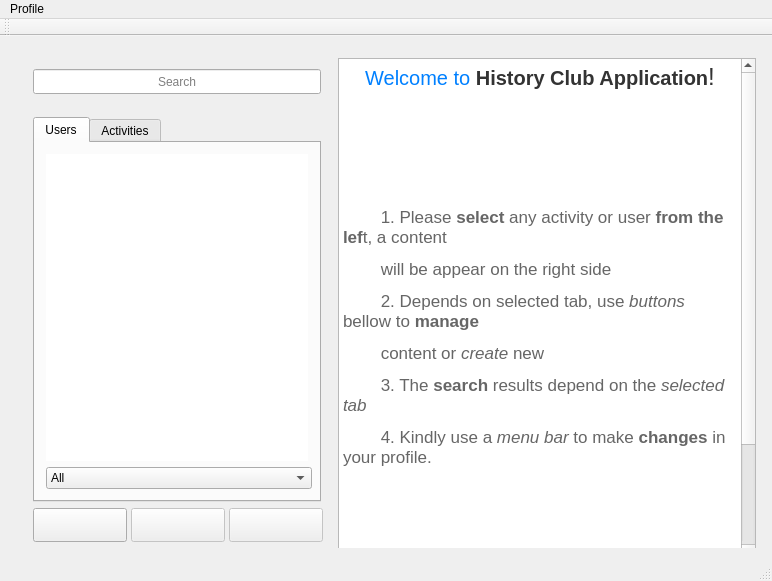
<?xml version="1.0" encoding="UTF-8"?>
<ui version="4.0">
 <class>MainWindow</class>
 <widget class="QMainWindow" name="MainWindow">
  <property name="windowModality">
   <enum>Qt::WindowModal</enum>
  </property>
  <property name="geometry">
   <rect>
    <x>0</x>
    <y>0</y>
    <width>772</width>
    <height>581</height>
   </rect>
  </property>
  <property name="sizePolicy">
   <sizepolicy hsizetype="Expanding" vsizetype="Expanding">
    <horstretch>0</horstretch>
    <verstretch>0</verstretch>
   </sizepolicy>
  </property>
  <property name="minimumSize">
   <size>
    <width>762</width>
    <height>565</height>
   </size>
  </property>
  <property name="focusPolicy">
   <enum>Qt::NoFocus</enum>
  </property>
  <property name="windowTitle">
   <string>History Club</string>
  </property>
  <property name="windowIcon">
   <iconset resource="resource.qrc">
    <normaloff>:/new/logos/images/Logo.png</normaloff>:/new/logos/images/Logo.png</iconset>
  </property>
  <property name="toolButtonStyle">
   <enum>Qt::ToolButtonIconOnly</enum>
  </property>
  <property name="documentMode">
   <bool>true</bool>
  </property>
  <property name="tabShape">
   <enum>QTabWidget::Rounded</enum>
  </property>
  <property name="dockNestingEnabled">
   <bool>true</bool>
  </property>
  <property name="dockOptions">
   <set>QMainWindow::AllowNestedDocks|QMainWindow::AllowTabbedDocks|QMainWindow::AnimatedDocks|QMainWindow::ForceTabbedDocks|QMainWindow::VerticalTabs</set>
  </property>
  <property name="unifiedTitleAndToolBarOnMac">
   <bool>true</bool>
  </property>
  <widget class="QWidget" name="centralWidget">
   <layout class="QHBoxLayout" name="horizontalLayout_3">
    <item>
     <widget class="QFrame" name="frame_2">
      <property name="sizePolicy">
       <sizepolicy hsizetype="Expanding" vsizetype="Expanding">
        <horstretch>0</horstretch>
        <verstretch>0</verstretch>
       </sizepolicy>
      </property>
      <property name="minimumSize">
       <size>
        <width>418</width>
        <height>501</height>
       </size>
      </property>
      <property name="frameShape">
       <enum>QFrame::NoFrame</enum>
      </property>
      <property name="frameShadow">
       <enum>QFrame::Raised</enum>
      </property>
      <layout class="QHBoxLayout" name="horizontalLayout_4">
       <item>
        <widget class="QFrame" name="frame">
         <property name="enabled">
          <bool>true</bool>
         </property>
         <property name="sizePolicy">
          <sizepolicy hsizetype="Expanding" vsizetype="Expanding">
           <horstretch>0</horstretch>
           <verstretch>0</verstretch>
          </sizepolicy>
         </property>
         <property name="minimumSize">
          <size>
           <width>310</width>
           <height>495</height>
          </size>
         </property>
         <property name="maximumSize">
          <size>
           <width>384</width>
           <height>16777215</height>
          </size>
         </property>
         <property name="layoutDirection">
          <enum>Qt::LeftToRight</enum>
         </property>
         <property name="frameShape">
          <enum>QFrame::NoFrame</enum>
         </property>
         <property name="frameShadow">
          <enum>QFrame::Plain</enum>
         </property>
         <property name="lineWidth">
          <number>1</number>
         </property>
         <layout class="QVBoxLayout" name="verticalLayout">
          <item>
           <widget class="QLineEdit" name="searchBox">
            <property name="enabled">
             <bool>true</bool>
            </property>
            <property name="sizePolicy">
             <sizepolicy hsizetype="Minimum" vsizetype="Fixed">
              <horstretch>0</horstretch>
              <verstretch>0</verstretch>
             </sizepolicy>
            </property>
            <property name="minimumSize">
             <size>
              <width>0</width>
              <height>25</height>
             </size>
            </property>
            <property name="focusPolicy">
             <enum>Qt::ClickFocus</enum>
            </property>
            <property name="inputMask">
             <string/>
            </property>
            <property name="frame">
             <bool>true</bool>
            </property>
            <property name="alignment">
             <set>Qt::AlignCenter</set>
            </property>
            <property name="placeholderText">
             <string>Search</string>
            </property>
            <property name="cursorMoveStyle">
             <enum>Qt::VisualMoveStyle</enum>
            </property>
            <property name="clearButtonEnabled">
             <bool>true</bool>
            </property>
           </widget>
          </item>
          <item>
           <spacer name="verticalSpacer">
            <property name="orientation">
             <enum>Qt::Vertical</enum>
            </property>
            <property name="sizeType">
             <enum>QSizePolicy::Fixed</enum>
            </property>
            <property name="sizeHint" stdset="0">
             <size>
              <width>17</width>
              <height>17</height>
             </size>
            </property>
           </spacer>
          </item>
          <item>
           <widget class="QTabWidget" name="tabWidget">
            <property name="sizePolicy">
             <sizepolicy hsizetype="Expanding" vsizetype="Expanding">
              <horstretch>0</horstretch>
              <verstretch>0</verstretch>
             </sizepolicy>
            </property>
            <property name="minimumSize">
             <size>
              <width>285</width>
              <height>366</height>
             </size>
            </property>
            <property name="tabPosition">
             <enum>QTabWidget::North</enum>
            </property>
            <property name="tabShape">
             <enum>QTabWidget::Rounded</enum>
            </property>
            <property name="currentIndex">
             <number>0</number>
            </property>
            <property name="elideMode">
             <enum>Qt::ElideMiddle</enum>
            </property>
            <property name="tabsClosable">
             <bool>false</bool>
            </property>
            <property name="movable">
             <bool>false</bool>
            </property>
            <property name="tabBarAutoHide">
             <bool>false</bool>
            </property>
            <widget class="QWidget" name="Users">
             <property name="sizePolicy">
              <sizepolicy hsizetype="Expanding" vsizetype="Fixed">
               <horstretch>0</horstretch>
               <verstretch>0</verstretch>
              </sizepolicy>
             </property>
             <attribute name="title">
              <string>Users</string>
             </attribute>
             <layout class="QVBoxLayout" name="verticalLayout_3">
              <item>
               <widget class="QListView" name="usersList">
                <property name="sizePolicy">
                 <sizepolicy hsizetype="Expanding" vsizetype="Expanding">
                  <horstretch>0</horstretch>
                  <verstretch>0</verstretch>
                 </sizepolicy>
                </property>
                <property name="minimumSize">
                 <size>
                  <width>234</width>
                  <height>275</height>
                 </size>
                </property>
                <property name="focusPolicy">
                 <enum>Qt::ClickFocus</enum>
                </property>
                <property name="layoutDirection">
                 <enum>Qt::LeftToRight</enum>
                </property>
                <property name="autoFillBackground">
                 <bool>false</bool>
                </property>
                <property name="frameShape">
                 <enum>QFrame::NoFrame</enum>
                </property>
                <property name="lineWidth">
                 <number>0</number>
                </property>
                <property name="midLineWidth">
                 <number>0</number>
                </property>
                <property name="autoScroll">
                 <bool>true</bool>
                </property>
                <property name="autoScrollMargin">
                 <number>18</number>
                </property>
                <property name="editTriggers">
                 <set>QAbstractItemView::NoEditTriggers</set>
                </property>
                <property name="tabKeyNavigation">
                 <bool>true</bool>
                </property>
                <property name="showDropIndicator" stdset="0">
                 <bool>true</bool>
                </property>
                <property name="dragEnabled">
                 <bool>false</bool>
                </property>
                <property name="dragDropMode">
                 <enum>QAbstractItemView::DragDrop</enum>
                </property>
                <property name="alternatingRowColors">
                 <bool>true</bool>
                </property>
                <property name="selectionMode">
                 <enum>QAbstractItemView::SingleSelection</enum>
                </property>
                <property name="selectionBehavior">
                 <enum>QAbstractItemView::SelectItems</enum>
                </property>
                <property name="iconSize">
                 <size>
                  <width>32</width>
                  <height>32</height>
                 </size>
                </property>
                <property name="textElideMode">
                 <enum>Qt::ElideNone</enum>
                </property>
                <property name="verticalScrollMode">
                 <enum>QAbstractItemView::ScrollPerPixel</enum>
                </property>
                <property name="horizontalScrollMode">
                 <enum>QAbstractItemView::ScrollPerItem</enum>
                </property>
                <property name="movement">
                 <enum>QListView::Free</enum>
                </property>
                <property name="flow">
                 <enum>QListView::TopToBottom</enum>
                </property>
                <property name="isWrapping" stdset="0">
                 <bool>false</bool>
                </property>
                <property name="resizeMode">
                 <enum>QListView::Adjust</enum>
                </property>
                <property name="layoutMode">
                 <enum>QListView::SinglePass</enum>
                </property>
                <property name="spacing">
                 <number>0</number>
                </property>
                <property name="gridSize">
                 <size>
                  <width>32</width>
                  <height>32</height>
                 </size>
                </property>
                <property name="viewMode">
                 <enum>QListView::ListMode</enum>
                </property>
                <property name="modelColumn">
                 <number>0</number>
                </property>
                <property name="uniformItemSizes">
                 <bool>true</bool>
                </property>
                <property name="wordWrap">
                 <bool>false</bool>
                </property>
                <property name="selectionRectVisible">
                 <bool>true</bool>
                </property>
               </widget>
              </item>
              <item>
               <widget class="QComboBox" name="userTypesComboBox">
                <property name="sizePolicy">
                 <sizepolicy hsizetype="Preferred" vsizetype="Fixed">
                  <horstretch>0</horstretch>
                  <verstretch>0</verstretch>
                 </sizepolicy>
                </property>
                <property name="minimumSize">
                 <size>
                  <width>266</width>
                  <height>0</height>
                 </size>
                </property>
                <property name="maxVisibleItems">
                 <number>2</number>
                </property>
                <property name="insertPolicy">
                 <enum>QComboBox::NoInsert</enum>
                </property>
                <property name="sizeAdjustPolicy">
                 <enum>QComboBox::AdjustToMinimumContentsLength</enum>
                </property>
                <property name="frame">
                 <bool>true</bool>
                </property>
                <item>
                 <property name="text">
                  <string>All</string>
                 </property>
                </item>
                <item>
                 <property name="text">
                  <string>Teachers</string>
                 </property>
                </item>
                <item>
                 <property name="text">
                  <string>Staff</string>
                 </property>
                </item>
               </widget>
              </item>
             </layout>
            </widget>
            <widget class="QWidget" name="Activities">
             <property name="sizePolicy">
              <sizepolicy hsizetype="Fixed" vsizetype="Expanding">
               <horstretch>0</horstretch>
               <verstretch>0</verstretch>
              </sizepolicy>
             </property>
             <attribute name="title">
              <string>Activities</string>
             </attribute>
             <layout class="QVBoxLayout" name="verticalLayout_4">
              <item>
               <widget class="QListView" name="activitiesList">
                <property name="sizePolicy">
                 <sizepolicy hsizetype="Preferred" vsizetype="Preferred">
                  <horstretch>0</horstretch>
                  <verstretch>0</verstretch>
                 </sizepolicy>
                </property>
                <property name="font">
                 <font>
                  <pointsize>13</pointsize>
                 </font>
                </property>
                <property name="cursor" stdset="0">
                 <cursorShape>PointingHandCursor</cursorShape>
                </property>
                <property name="focusPolicy">
                 <enum>Qt::ClickFocus</enum>
                </property>
                <property name="layoutDirection">
                 <enum>Qt::LeftToRight</enum>
                </property>
                <property name="autoFillBackground">
                 <bool>false</bool>
                </property>
                <property name="frameShape">
                 <enum>QFrame::NoFrame</enum>
                </property>
                <property name="lineWidth">
                 <number>0</number>
                </property>
                <property name="midLineWidth">
                 <number>0</number>
                </property>
                <property name="autoScroll">
                 <bool>true</bool>
                </property>
                <property name="autoScrollMargin">
                 <number>16</number>
                </property>
                <property name="editTriggers">
                 <set>QAbstractItemView::NoEditTriggers</set>
                </property>
                <property name="tabKeyNavigation">
                 <bool>true</bool>
                </property>
                <property name="showDropIndicator" stdset="0">
                 <bool>true</bool>
                </property>
                <property name="dragEnabled">
                 <bool>false</bool>
                </property>
                <property name="dragDropMode">
                 <enum>QAbstractItemView::DragDrop</enum>
                </property>
                <property name="alternatingRowColors">
                 <bool>true</bool>
                </property>
                <property name="selectionMode">
                 <enum>QAbstractItemView::SingleSelection</enum>
                </property>
                <property name="selectionBehavior">
                 <enum>QAbstractItemView::SelectItems</enum>
                </property>
                <property name="iconSize">
                 <size>
                  <width>32</width>
                  <height>32</height>
                 </size>
                </property>
                <property name="textElideMode">
                 <enum>Qt::ElideRight</enum>
                </property>
                <property name="verticalScrollMode">
                 <enum>QAbstractItemView::ScrollPerPixel</enum>
                </property>
                <property name="horizontalScrollMode">
                 <enum>QAbstractItemView::ScrollPerItem</enum>
                </property>
                <property name="movement">
                 <enum>QListView::Free</enum>
                </property>
                <property name="flow">
                 <enum>QListView::TopToBottom</enum>
                </property>
                <property name="isWrapping" stdset="0">
                 <bool>false</bool>
                </property>
                <property name="resizeMode">
                 <enum>QListView::Adjust</enum>
                </property>
                <property name="layoutMode">
                 <enum>QListView::SinglePass</enum>
                </property>
                <property name="spacing">
                 <number>0</number>
                </property>
                <property name="gridSize">
                 <size>
                  <width>25</width>
                  <height>25</height>
                 </size>
                </property>
                <property name="viewMode">
                 <enum>QListView::ListMode</enum>
                </property>
                <property name="modelColumn">
                 <number>0</number>
                </property>
                <property name="uniformItemSizes">
                 <bool>true</bool>
                </property>
                <property name="wordWrap">
                 <bool>false</bool>
                </property>
                <property name="selectionRectVisible">
                 <bool>true</bool>
                </property>
               </widget>
              </item>
              <item>
               <widget class="QComboBox" name="activityTypesComboBox">
                <property name="sizePolicy">
                 <sizepolicy hsizetype="MinimumExpanding" vsizetype="Fixed">
                  <horstretch>0</horstretch>
                  <verstretch>0</verstretch>
                 </sizepolicy>
                </property>
                <property name="minimumSize">
                 <size>
                  <width>35</width>
                  <height>26</height>
                 </size>
                </property>
                <property name="maxVisibleItems">
                 <number>2</number>
                </property>
                <property name="insertPolicy">
                 <enum>QComboBox::NoInsert</enum>
                </property>
                <property name="sizeAdjustPolicy">
                 <enum>QComboBox::AdjustToMinimumContentsLength</enum>
                </property>
                <property name="frame">
                 <bool>true</bool>
                </property>
                <item>
                 <property name="text">
                  <string>All</string>
                 </property>
                </item>
                <item>
                 <property name="text">
                  <string>Assigned</string>
                 </property>
                </item>
                <item>
                 <property name="text">
                  <string>Unsigned</string>
                 </property>
                </item>
               </widget>
              </item>
             </layout>
            </widget>
           </widget>
          </item>
          <item>
           <layout class="QHBoxLayout" name="horizontalLayout">
            <item>
             <widget class="QPushButton" name="createButton">
              <property name="sizePolicy">
               <sizepolicy hsizetype="Fixed" vsizetype="Fixed">
                <horstretch>0</horstretch>
                <verstretch>0</verstretch>
               </sizepolicy>
              </property>
              <property name="minimumSize">
               <size>
                <width>94</width>
                <height>34</height>
               </size>
              </property>
              <property name="focusPolicy">
               <enum>Qt::ClickFocus</enum>
              </property>
              <property name="text">
               <string/>
              </property>
              <property name="icon">
               <iconset resource="resource.qrc">
                <normaloff>:/new/button icon/images/Add.png</normaloff>:/new/button icon/images/Add.png</iconset>
              </property>
              <property name="iconSize">
               <size>
                <width>16</width>
                <height>16</height>
               </size>
              </property>
              <property name="flat">
               <bool>false</bool>
              </property>
             </widget>
            </item>
            <item>
             <widget class="QPushButton" name="editButton">
              <property name="enabled">
               <bool>false</bool>
              </property>
              <property name="sizePolicy">
               <sizepolicy hsizetype="Fixed" vsizetype="Fixed">
                <horstretch>0</horstretch>
                <verstretch>0</verstretch>
               </sizepolicy>
              </property>
              <property name="minimumSize">
               <size>
                <width>94</width>
                <height>34</height>
               </size>
              </property>
              <property name="focusPolicy">
               <enum>Qt::ClickFocus</enum>
              </property>
              <property name="text">
               <string/>
              </property>
              <property name="icon">
               <iconset resource="resource.qrc">
                <normaloff>:/new/button icon/images/Edit.png</normaloff>:/new/button icon/images/Edit.png</iconset>
              </property>
              <property name="iconSize">
               <size>
                <width>16</width>
                <height>16</height>
               </size>
              </property>
              <property name="flat">
               <bool>false</bool>
              </property>
             </widget>
            </item>
            <item>
             <widget class="QPushButton" name="deleteButton">
              <property name="enabled">
               <bool>false</bool>
              </property>
              <property name="sizePolicy">
               <sizepolicy hsizetype="Fixed" vsizetype="Fixed">
                <horstretch>0</horstretch>
                <verstretch>0</verstretch>
               </sizepolicy>
              </property>
              <property name="minimumSize">
               <size>
                <width>94</width>
                <height>34</height>
               </size>
              </property>
              <property name="focusPolicy">
               <enum>Qt::ClickFocus</enum>
              </property>
              <property name="text">
               <string/>
              </property>
              <property name="icon">
               <iconset resource="resource.qrc">
                <normaloff>:/new/button icon/images/Delete.png</normaloff>:/new/button icon/images/Delete.png</iconset>
              </property>
              <property name="iconSize">
               <size>
                <width>16</width>
                <height>16</height>
               </size>
              </property>
              <property name="flat">
               <bool>false</bool>
              </property>
             </widget>
            </item>
           </layout>
          </item>
         </layout>
        </widget>
       </item>
       <item>
        <widget class="QTextBrowser" name="preview">
         <property name="minimumSize">
          <size>
           <width>418</width>
           <height>501</height>
          </size>
         </property>
         <property name="frameShape">
          <enum>QFrame::StyledPanel</enum>
         </property>
         <property name="documentTitle">
          <string/>
         </property>
         <property name="html">
          <string>&lt;!DOCTYPE HTML PUBLIC &quot;-//W3C//DTD HTML 4.0//EN&quot; &quot;http://www.w3.org/TR/REC-html40/strict.dtd&quot;&gt;
&lt;html&gt;&lt;head&gt;&lt;meta name=&quot;qrichtext&quot; content=&quot;1&quot; /&gt;&lt;style type=&quot;text/css&quot;&gt;
p, li { white-space: pre-wrap; }
&lt;/style&gt;&lt;/head&gt;&lt;body style=&quot; font-family:'.Helvetica Neue DeskInterface'; font-size:13pt; font-weight:400; font-style:normal;&quot;&gt;
&lt;p align=&quot;center&quot; style=&quot; margin-top:12px; margin-bottom:12px; margin-left:0px; margin-right:0px; -qt-block-indent:0; text-indent:0px;&quot;&gt;&lt;span style=&quot; font-size:15pt; color:#0080ff;&quot;&gt;Welcome to &lt;/span&gt;&lt;span style=&quot; font-size:15pt; font-weight:600; color:#333333;&quot;&gt;History Club Application&lt;/span&gt;&lt;span style=&quot; font-size:18pt; color:#333333;&quot;&gt;!&lt;/span&gt;&lt;/p&gt;
&lt;p align=&quot;center&quot; style=&quot; margin-top:12px; margin-bottom:12px; margin-left:0px; margin-right:0px; -qt-block-indent:0; text-indent:0px;&quot;&gt;&lt;br /&gt;&lt;/p&gt;
&lt;p align=&quot;center&quot; style=&quot; margin-top:12px; margin-bottom:12px; margin-left:0px; margin-right:0px; -qt-block-indent:0; text-indent:0px;&quot;&gt;&lt;br /&gt;&lt;/p&gt;
&lt;p style=&quot; margin-top:12px; margin-bottom:12px; margin-left:0px; margin-right:0px; -qt-block-indent:0; text-indent:0px;&quot;&gt;&lt;span style=&quot; font-family:'Lora'; color:#666666;&quot;&gt;        1. Please &lt;/span&gt;&lt;span style=&quot; font-family:'Lora'; font-weight:600; color:#666666;&quot;&gt;select&lt;/span&gt;&lt;span style=&quot; font-family:'Lora'; color:#666666;&quot;&gt; any activity or user &lt;/span&gt;&lt;span style=&quot; font-family:'Lora'; font-weight:600; color:#666666;&quot;&gt;from the lef&lt;/span&gt;&lt;span style=&quot; font-family:'Lora'; color:#666666;&quot;&gt;t, a content &lt;/span&gt;&lt;/p&gt;
&lt;p style=&quot; margin-top:12px; margin-bottom:12px; margin-left:0px; margin-right:0px; -qt-block-indent:0; text-indent:0px;&quot;&gt;&lt;span style=&quot; font-family:'Lora'; color:#666666;&quot;&gt;        will be appear on the right side&lt;/span&gt;&lt;/p&gt;
&lt;p style=&quot; margin-top:12px; margin-bottom:12px; margin-left:0px; margin-right:0px; -qt-block-indent:0; text-indent:0px;&quot;&gt;&lt;span style=&quot; font-family:'Lora'; color:#666666;&quot;&gt;        2. Depends on selected tab, use &lt;/span&gt;&lt;span style=&quot; font-family:'Lora'; font-style:italic; color:#666666;&quot;&gt;buttons&lt;/span&gt;&lt;span style=&quot; font-family:'Lora'; color:#666666;&quot;&gt; bellow to &lt;/span&gt;&lt;span style=&quot; font-family:'Lora'; font-weight:600; color:#666666;&quot;&gt;manage&lt;/span&gt;&lt;/p&gt;
&lt;p style=&quot; margin-top:12px; margin-bottom:12px; margin-left:0px; margin-right:0px; -qt-block-indent:0; text-indent:0px;&quot;&gt;&lt;span style=&quot; font-family:'Lora'; color:#666666;&quot;&gt;        content or &lt;/span&gt;&lt;span style=&quot; font-family:'Lora'; font-style:italic; color:#666666;&quot;&gt;create&lt;/span&gt;&lt;span style=&quot; font-family:'Lora'; color:#666666;&quot;&gt; new&lt;/span&gt;&lt;/p&gt;
&lt;p style=&quot; margin-top:12px; margin-bottom:12px; margin-left:0px; margin-right:0px; -qt-block-indent:0; text-indent:0px;&quot;&gt;&lt;span style=&quot; font-family:'Lora'; color:#666666;&quot;&gt;        3. The &lt;/span&gt;&lt;span style=&quot; font-family:'Lora'; font-weight:600; color:#666666;&quot;&gt;search&lt;/span&gt;&lt;span style=&quot; font-family:'Lora'; color:#666666;&quot;&gt; results depend on the &lt;/span&gt;&lt;span style=&quot; font-family:'Lora'; font-style:italic; color:#666666;&quot;&gt;selected tab&lt;/span&gt;&lt;/p&gt;
&lt;p style=&quot; margin-top:12px; margin-bottom:12px; margin-left:0px; margin-right:0px; -qt-block-indent:0; text-indent:0px;&quot;&gt;&lt;span style=&quot; font-family:'Lora'; color:#666666;&quot;&gt;        4. Kindly use a &lt;/span&gt;&lt;span style=&quot; font-family:'Lora'; font-style:italic; color:#666666;&quot;&gt;menu bar&lt;/span&gt;&lt;span style=&quot; font-family:'Lora'; color:#666666;&quot;&gt; to make&lt;/span&gt;&lt;span style=&quot; font-family:'Lora'; font-weight:600; color:#666666;&quot;&gt; changes&lt;/span&gt;&lt;span style=&quot; font-family:'Lora'; color:#666666;&quot;&gt; in your profile.&lt;/span&gt;&lt;/p&gt;
&lt;p align=&quot;center&quot; style=&quot; margin-top:12px; margin-bottom:12px; margin-left:0px; margin-right:0px; -qt-block-indent:0; text-indent:0px;&quot;&gt;&lt;span style=&quot; font-family:'Lora'; color:#666666;&quot;&gt;       &lt;/span&gt;&lt;br /&gt;&lt;/p&gt;
&lt;p align=&quot;center&quot; style=&quot; margin-top:12px; margin-bottom:12px; margin-left:0px; margin-right:0px; -qt-block-indent:0; text-indent:0px;&quot;&gt;&lt;br /&gt;&lt;/p&gt;
&lt;p align=&quot;center&quot; style=&quot;-qt-paragraph-type:empty; margin-top:12px; margin-bottom:12px; margin-left:0px; margin-right:0px; -qt-block-indent:0; text-indent:0px;&quot;&gt;&lt;br /&gt;&lt;/p&gt;
&lt;p align=&quot;center&quot; style=&quot; margin-top:12px; margin-bottom:12px; margin-left:0px; margin-right:0px; -qt-block-indent:0; text-indent:0px;&quot;&gt;&lt;br /&gt;&lt;/p&gt;
&lt;p align=&quot;center&quot; style=&quot;-qt-paragraph-type:empty; margin-top:12px; margin-bottom:12px; margin-left:0px; margin-right:0px; -qt-block-indent:0; text-indent:0px;&quot;&gt;&lt;br /&gt;&lt;/p&gt;&lt;/body&gt;&lt;/html&gt;</string>
         </property>
         <property name="openExternalLinks">
          <bool>false</bool>
         </property>
        </widget>
       </item>
      </layout>
     </widget>
    </item>
   </layout>
  </widget>
  <widget class="QMenuBar" name="menuBar">
   <property name="geometry">
    <rect>
     <x>0</x>
     <y>0</y>
     <width>772</width>
     <height>22</height>
    </rect>
   </property>
   <property name="defaultUp">
    <bool>false</bool>
   </property>
   <property name="nativeMenuBar">
    <bool>true</bool>
   </property>
   <widget class="QMenu" name="menuProfile">
    <property name="tearOffEnabled">
     <bool>true</bool>
    </property>
    <property name="title">
     <string>Profile</string>
    </property>
    <property name="separatorsCollapsible">
     <bool>true</bool>
    </property>
    <addaction name="actionEdit"/>
    <addaction name="actionCreate"/>
    <addaction name="actionRefresh"/>
    <addaction name="separator"/>
    <addaction name="actionLogout"/>
   </widget>
   <addaction name="menuProfile"/>
  </widget>
  <widget class="QToolBar" name="mainToolBar">
   <property name="movable">
    <bool>true</bool>
   </property>
   <property name="allowedAreas">
    <set>Qt::AllToolBarAreas</set>
   </property>
   <property name="floatable">
    <bool>true</bool>
   </property>
   <attribute name="toolBarArea">
    <enum>TopToolBarArea</enum>
   </attribute>
   <attribute name="toolBarBreak">
    <bool>false</bool>
   </attribute>
  </widget>
  <widget class="QStatusBar" name="statusBar">
   <property name="enabled">
    <bool>true</bool>
   </property>
   <property name="sizeGripEnabled">
    <bool>true</bool>
   </property>
  </widget>
  <action name="actionEdit">
   <property name="enabled">
    <bool>true</bool>
   </property>
   <property name="text">
    <string>Edit</string>
   </property>
   <property name="shortcut">
    <string>Ctrl+E</string>
   </property>
   <property name="shortcutContext">
    <enum>Qt::WindowShortcut</enum>
   </property>
   <property name="menuRole">
    <enum>QAction::TextHeuristicRole</enum>
   </property>
  </action>
  <action name="actionCreate">
   <property name="text">
    <string>Create</string>
   </property>
   <property name="shortcut">
    <string>Ctrl+N</string>
   </property>
  </action>
  <action name="actionLogout">
   <property name="checkable">
    <bool>false</bool>
   </property>
   <property name="text">
    <string>Logout</string>
   </property>
   <property name="shortcut">
    <string>Ctrl+L</string>
   </property>
   <property name="shortcutContext">
    <enum>Qt::WindowShortcut</enum>
   </property>
  </action>
  <action name="actionRefresh">
   <property name="text">
    <string>Refresh</string>
   </property>
   <property name="shortcut">
    <string>Ctrl+R</string>
   </property>
  </action>
 </widget>
 <layoutdefault spacing="6" margin="11"/>
 <resources>
  <include location="resource.qrc"/>
 </resources>
 <connections/>
</ui>
